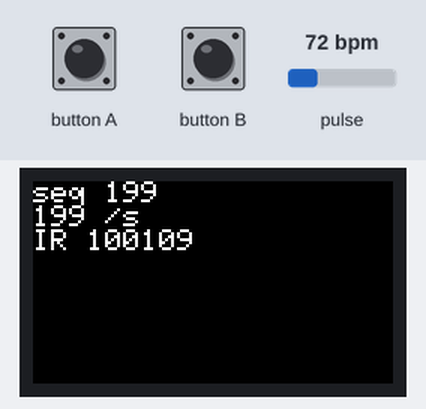
Simulated run of this sketch. Board: ESP32. On the bench: 240×135 colour display. The inputs (shaded band) are chosen by the test bench; at power-on: pulse 72 bpm. What the sketch prints to the serial monitor is not drawn.

Above: at 1.8 s.
1.9 s: pulse set to 42 bpm
At 2.6 s:
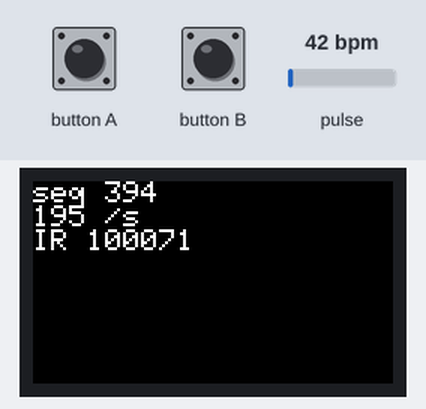
4.7 s: button A pressed for 0.15 s
At 7.6 s:
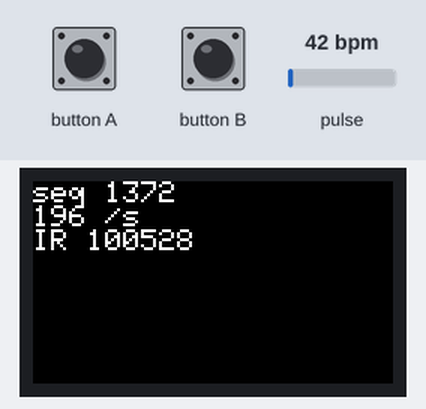
7.8 s: button B pressed for 0.15 s
At 10.0 s:
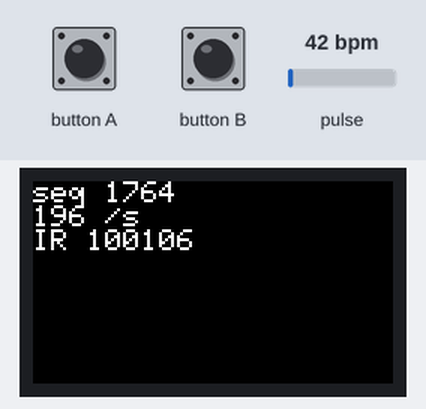
10.9 s: button A pressed for 1 s
At 12.7 s:
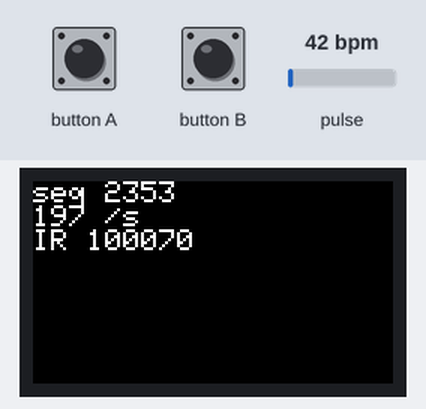
Timing chart, 0 to 12.6 s (numbered marks = the images above; inputs shaded):
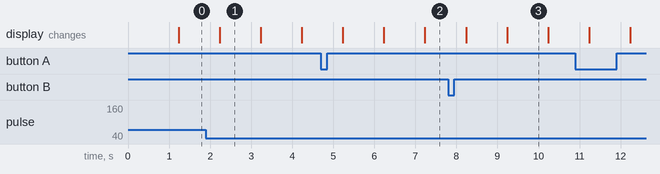

Measured:
- what the display in image 1 shows lasts 1.0 s, from 2.2 s to 3.2 s

The sketch:

ppg_streamer.ino
```cpp
// ppg_streamer.ino
// M5StickC PLUS2 + MAX30102 — stream raw PPG (IR + Red) at 200 Hz over USB serial.
//
// Wiring (M5StickC PLUS2 → MAX30102 breakout):
//   G0  -> MAX30102 SDA
//   G26 -> MAX30102 SCL
//   5V  -> MAX30102 VIN
//   GND -> MAX30102 GND
//
// Library required: SparkFun MAX3010x Pulse and Proximity Sensor Library
//   Arduino IDE → Library Manager → search "SparkFun MAX3010x" → install.
//
// Sampling design:
//   The sensor itself is the rate source. We configure it for 200 Hz output
//   (internal 400 Hz / sampleAverage 2) and the firmware just drains the FIFO,
//   emitting one packet per real reading. No esp_timer — that approach
//   produced phantom 200 Hz packets while the FIFO actually delivered ~58 Hz,
//   and timestamps were bursty.
//
// Packet layout (little-endian, 18 bytes total):
//   [0xAA][0x55]              sync
//   [seq u16]                 wraps at 65535
//   [t_us u32]                esp_timer_get_time() lower 32 bits at moment of read
//   [ir  u32]                 raw IR count
//   [red u32]                 raw Red count
//   [crc8]                    CRC8/Dallas over bytes [2..15]
//   [0x0A]                    '\n' framing aid

#include <M5StickCPlus2.h>
#include <Wire.h>
#include "MAX30105.h"   // SparkFun lib (works for MAX30102 too)
#include "esp_timer.h"

static const uint32_t SERIAL_BAUD = 115200;
static const int      I2C_SDA     = 0;
static const int      I2C_SCL     = 26;
static const uint32_t I2C_HZ      = 400000;

MAX30105 ppg;

static uint16_t seq = 0;
static uint32_t last_health_ms = 0;
static uint32_t samples_since_health = 0;
static uint32_t last_ir_for_display = 0;

static uint8_t crc8(const uint8_t* p, size_t n) {
  uint8_t c = 0;
  for (size_t i = 0; i < n; i++) {
    c ^= p[i];
    for (int b = 0; b < 8; b++) {
      c = (c & 0x80) ? (uint8_t)((c << 1) ^ 0x07) : (uint8_t)(c << 1);
    }
  }
  return c;
}

static void config_ppg() {
  // setup(powerLevel, sampleAverage, ledMode, sampleRate, pulseWidth, adcRange)
  //   sampleRate    400  Hz internal
  //   sampleAverage 2    →  effective output = 400/2 = 200 Hz, matches PC pipeline.
  //   ledMode       2    Red + IR (no green on MAX30102)
  //   pulseWidth    411  µs → 18-bit ADC resolution
  //   adcRange      4096 nA full scale
  //   powerLevel    0x1F ~6.4 mA per LED, mid-range; raise for thicker fingers.
  ppg.setup(0x1F, 2, 2, 400, 411, 4096);
  ppg.setPulseAmplitudeRed(0x1F);
  ppg.setPulseAmplitudeIR(0x1F);
}

static void emit_packet(uint32_t ir, uint32_t red) {
  uint32_t t_us = (uint32_t)(esp_timer_get_time() & 0xFFFFFFFFu);
  uint8_t pkt[18];
  pkt[0] = 0xAA; pkt[1] = 0x55;
  memcpy(&pkt[2],  &seq,  2);
  memcpy(&pkt[4],  &t_us, 4);
  memcpy(&pkt[8],  &ir,   4);
  memcpy(&pkt[12], &red,  4);
  pkt[16] = crc8(&pkt[2], 14);
  pkt[17] = '\n';
  Serial.write(pkt, sizeof(pkt));
  seq++;
  samples_since_health++;
  last_ir_for_display = ir;
}

void setup() {
  auto cfg = M5.config();
  StickCP2.begin(cfg);
  StickCP2.Display.setRotation(3);
  StickCP2.Display.setTextSize(2);
  StickCP2.Display.fillScreen(BLACK);
  StickCP2.Display.setCursor(0, 0);
  StickCP2.Display.println("PPG streamer");

  Serial.begin(SERIAL_BAUD);
  while (!Serial && millis() < 2000) {}

  Wire.begin(I2C_SDA, I2C_SCL, I2C_HZ);
  if (!ppg.begin(Wire, I2C_SPEED_FAST)) {
    StickCP2.Display.fillScreen(RED);
    StickCP2.Display.setCursor(0, 0);
    StickCP2.Display.println("MAX30102");
    StickCP2.Display.println("NOT FOUND");
    while (true) { delay(1000); }
  }
  config_ppg();

  StickCP2.Display.println("OK 200 Hz");
  last_health_ms = millis();
}

void loop() {
  StickCP2.update();

  // Drain whatever the sensor has queued, ONE packet per FIFO entry. No fake
  // timer ticks — the sensor's own rate dictates the output rate.
  while (ppg.available()) {
    uint32_t ir  = ppg.getFIFOIR();
    uint32_t red = ppg.getFIFORed();
    ppg.nextSample();
    emit_packet(ir, red);
  }

  // Pull new readings into the local FIFO. check() reads however many entries
  // are available since the last call; the while() above will then emit them.
  ppg.check();

  uint32_t now_ms = millis();
  if (now_ms - last_health_ms >= 1000) {
    last_health_ms = now_ms;
    StickCP2.Display.fillScreen(BLACK);
    StickCP2.Display.setCursor(0, 0);
    StickCP2.Display.printf("seq %u\n", seq);
    StickCP2.Display.printf("%lu /s\n", (unsigned long)samples_since_health);
    StickCP2.Display.printf("IR %lu\n", (unsigned long)last_ir_for_display);
    samples_since_health = 0;
  }
}
```
